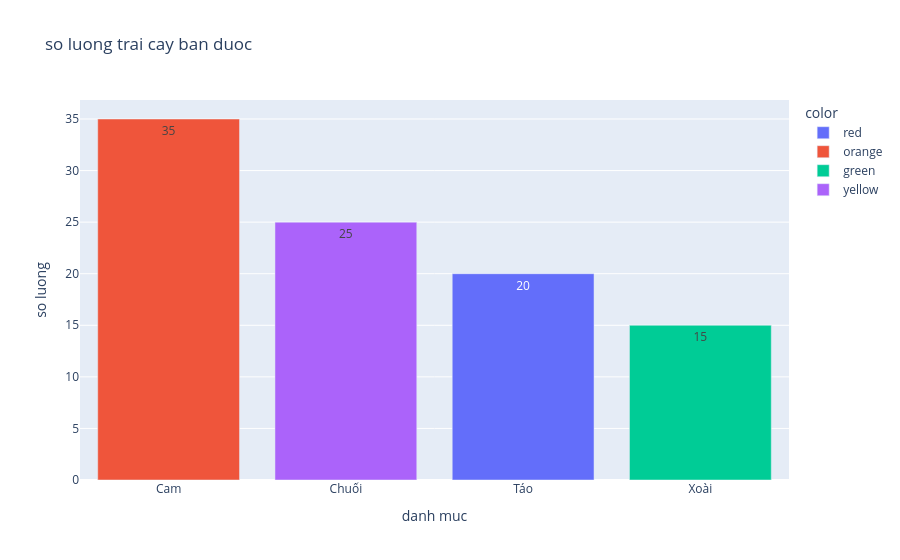

Write notebook code for a chart like this one.
### Code cell
fig = px.bar(
    x = categories,
    y = quantities,
    title = "so luong trai cay ban duoc",
    labels = {'x':'danh muc', 'y':'so luong'},
    color=colors,
    text_auto = True,
)
fig.update_layout(xaxis = {'categoryorder':'total descending'})
fig.show()

### Figure 1 — Plotly figure (JSON) as saved in the notebook; plotly's stock layout.template omitted (floating-point values rounded to 4 significant figures)
{"data": [{"hovertemplate": "color=red<br>danh muc=%{x}<br>so luong=%{y}<extra></extra>", "legendgroup": "red", "marker": {"color": "#636efa", "pattern": {"shape": ""}}, "name": "red", "orientation": "v", "showlegend": true, "textposition": "auto", "texttemplate": "%{y}", "type": "bar", "x": ["Táo"], "xaxis": "x", "y": [20], "yaxis": "y"}, {"hovertemplate": "color=orange<br>danh muc=%{x}<br>so luong=%{y}<extra></extra>", "legendgroup": "orange", "marker": {"color": "#EF553B", "pattern": {"shape": ""}}, "name": "orange", "orientation": "v", "showlegend": true, "textposition": "auto", "texttemplate": "%{y}", "type": "bar", "x": ["Cam"], "xaxis": "x", "y": [35], "yaxis": "y"}, {"hovertemplate": "color=green<br>danh muc=%{x}<br>so luong=%{y}<extra></extra>", "legendgroup": "green", "marker": {"color": "#00cc96", "pattern": {"shape": ""}}, "name": "green", "orientation": "v", "showlegend": true, "textposition": "auto", "texttemplate": "%{y}", "type": "bar", "x": ["Xoài"], "xaxis": "x", "y": [15], "yaxis": "y"}, {"hovertemplate": "color=yellow<br>danh muc=%{x}<br>so luong=%{y}<extra></extra>", "legendgroup": "yellow", "marker": {"color": "#ab63fa", "pattern": {"shape": ""}}, "name": "yellow", "orientation": "v", "showlegend": true, "textposition": "auto", "texttemplate": "%{y}", "type": "bar", "x": ["Chuối"], "xaxis": "x", "y": [25], "yaxis": "y"}], "layout": {"barmode": "relative", "legend": {"title": {"text": "color"}, "tracegroupgap": 0}, "title": {"text": "so luong trai cay ban duoc"}, "xaxis": {"anchor": "y", "categoryorder": "total descending", "domain": [0, 1], "title": {"text": "danh muc"}}, "yaxis": {"anchor": "x", "domain": [0, 1], "title": {"text": "so luong"}}}}
